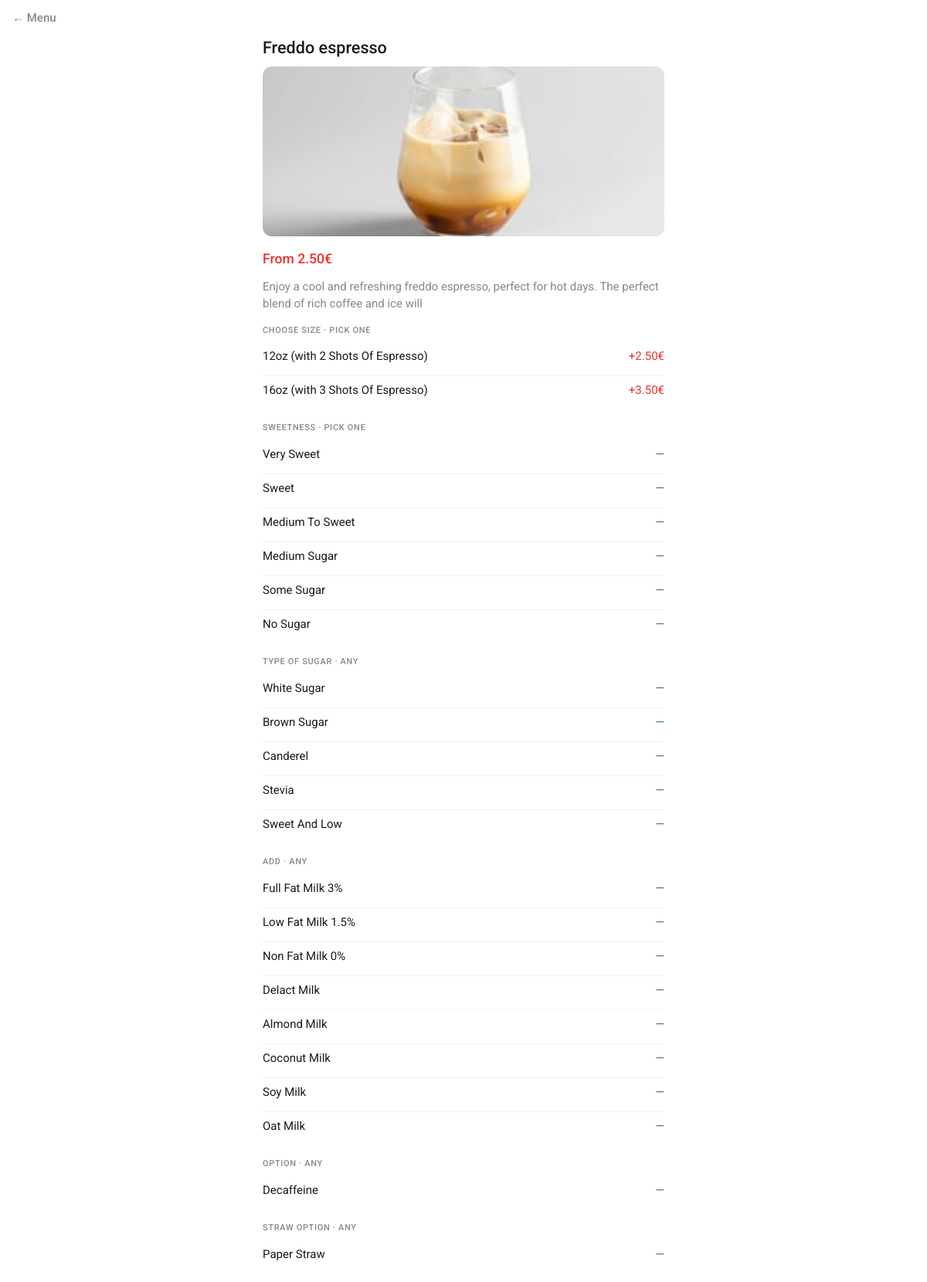
/item/122, run on the app's committed database.
### tables this page shows
CREATE TABLE menu_items (
            id INTEGER PRIMARY KEY AUTOINCREMENT,
            title TEXT NOT NULL,
            category TEXT NOT NULL,
            price REAL NOT NULL,
            description TEXT,
            image_path TEXT
        , options_json TEXT);

### app.py (the view)
@app.route("/item/<int:item_id>")
def item_detail(item_id: int):
    item = get_item_for_display(item_id)
    if not item:
        abort(404)
    partial = request.args.get("partial") == "1"
    return render_template("menu/item.html", item=item, partial=partial)

### database.py (called while the page is built)
def get_connection():
    return sqlite3.connect(DB_PATH)

def _enrich_item_for_display(row: sqlite3.Row) -> dict:
    d = {
        "id": row["id"],
        "title": row["title"],
        "price": row["price"],
        "description": row["description"] or "",
        "image_path": row["image_path"] or "",
        "choice_groups": [],
        "price_label": "",
        "has_choice_details": False,
    }
    raw = row["options_json"]
    if not raw:
        return d
    try:
        data = json.loads(raw)
    except json.JSONDecodeError:
        return d
    if isinstance(data, dict):
        d["price_label"] = (data.get("price_hint") or "").strip()
        tiers = data.get("tiers") or []
        d["choice_groups"] = tiers if isinstance(tiers, list) else []
        d["has_choice_details"] = len(d["choice_groups"]) > 0
    return d

def get_item_for_display(item_id: int) -> dict | None:
    conn = get_connection()
    conn.row_factory = sqlite3.Row
    row = conn.execute(
        "SELECT id, title, category, price, description, image_path, options_json FROM menu_items WHERE id = ?",
        (item_id,),
    ).fetchone()
    conn.close()
    return _enrich_item_for_display(row) if row else None

### templates/menu/item.html (shortened to what this page needs)
{% if not partial %}
<!DOCTYPE html>
<html lang="en">
<head>
</head>
<body>
  <a class="item-back" href="{{ url_for('menu') }}">← Menu</a>
  <div class="item-sheet-standalone">
{% endif %}
<div class="item-sheet">
  <h2 id="item-sheet-title" class="item-title">{{ item.title }}</h2>
  {% if item.image_path %}
  <img class="item-hero" src="{{ item.image_path }}" alt="">
  {% endif %}
  <p class="item-price">
    {% if item.price_label %}{{ item.price_label }}{% else %}{{ "%.2f€"|format(item.price|float) }}{% endif %}
  </p>
  {% if item.description %}
  <p class="item-blurb">{{ item.description }}</p>
  {% endif %}
  {% for g in item.choice_groups %}
  <div class="item-group">
    <p class="item-group-title">{{ g.name }}{% if g.type == 'radio' %} · pick one{% else %} · any{% endif %}</p>
    <ul class="item-opts">
      {% for opt in g.options %}
      <li>
        <span>{{ opt.name }}</span>
        <span class="item-opt-p{% if opt.price == 0 %} free{% endif %}">
          {% if opt.price > 0 %}+{{ "%.2f€"|format(opt.price|float) }}{% else %}—{% endif %}
        </span>
      </li>
      {% endfor %}
    </ul>
  </div>
  {% endfor %}
</div>
{% if not partial %}
  </div>
</body>
</html>
{% endif %}

### templates/menu/item.html (style rules this page uses)
:root { --red: #ed2e2e; --text: #1a1a1a; --muted: #888; --line: #eee; --bg: #fff; --sat: env(safe-area-inset-top, 0px); --sab: env(safe-area-inset-bottom, 0px); --sal: env(safe-area-inset-left, 0px); --sar: env(safe-area-inset-right, 0px); }
* { box-sizing: border-box; }
body { font-family: "Roboto", system-ui, sans-serif; margin: 0; padding: max(12px, var(--sat)) max(16px, var(--sar)) max(1.25rem, var(--sab)) max(16px, var(--sal)); background: var(--bg); color: var(--text); font-size: 16px; line-height: 1.35; -webkit-font-smoothing: antialiased; }
.item-back { display: inline-block; margin-bottom: 1rem; color: var(--muted); text-decoration: none; font-size: 15px; font-weight: 500; }
.item-sheet-standalone { max-width: 520px; margin: 0 auto; }
.item-sheet .item-title { margin: 0 0 10px; font-size: 1.35rem; font-weight: 500; line-height: 1.25; }
.item-sheet .item-hero { width: 100%; max-height: 220px; object-fit: cover; border-radius: 12px; margin-bottom: 12px; }
.item-sheet .item-price { margin: 0 0 12px; font-weight: 500; font-size: 1.1rem; color: var(--red); font-variant-numeric: tabular-nums; }
.item-sheet .item-blurb { margin: 0 0 16px; font-size: 15px; line-height: 1.5; color: var(--muted); }
.item-sheet .item-group { margin-bottom: 16px; }
.item-sheet .item-group-title { margin: 0 0 8px; font-size: 11px; font-weight: 500; letter-spacing: 0.06em; text-transform: uppercase; color: var(--muted); }
.item-sheet .item-opts { list-style: none; margin: 0; padding: 0; }
.item-sheet .item-opts li { display: flex; justify-content: space-between; gap: 12px; min-height: 44px; padding: 8px 0; font-size: 15px; border-bottom: 1px solid #f4f4f4; }
.item-sheet .item-opts li:last-child { border-bottom: none; }
.item-sheet .item-opt-p { font-variant-numeric: tabular-nums; color: var(--red); white-space: nowrap; font-size: 15px; }
.item-sheet .item-opt-p.free { color: #2e7d32; }

### data on the page
menu_items: title "Freddo espresso", image_path (picture), description "Enjoy a cool and refreshing freddo espresso, perfect for hot days. The perfect blend of rich coffee and ice will"

### other printed values
{{ item.price_label }} "From 2.50€"
{{ g.name }} "CHOOSE SIZE" "SWEETNESS" "TYPE OF SUGAR" "ADD" "OPTION" "STRAW OPTION"
{{ opt.name }} "12oz (with 2 Shots Of Espresso)" "16oz (with 3 Shots Of Espresso)" "Very Sweet" "Sweet" "Medium To Sweet" "Medium Sugar" "Some Sugar" "No Sugar" "White Sugar" "Brown Sugar" "Canderel" "Stevia" "Sweet And Low" "Full Fat Milk 3%" "Low Fat Milk 1.5%" "Non Fat Milk 0%" "Delact Milk" "Almond Milk" "Coconut Milk" "Soy Milk" "Oat Milk" "Decaffeine" "Paper Straw"
{{ "%.2f€"|format(opt.price|float) }} "2.50€" "3.50€"
